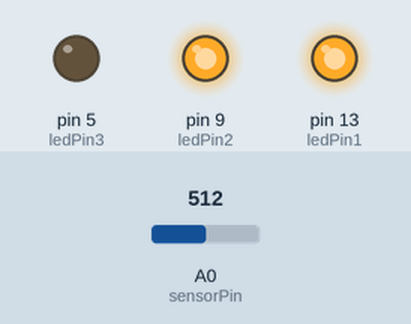
Bench run of a sketch on a simulated Arduino Uno, built with avr-gcc and run on an emulated ATmega328P. Parts: output pins drawn as LEDs (lit = HIGH). The test bench sets the inputs (shaded band); at power-on: A0 (sensorPin) = 512.

Above: at 1.2 s.
1.3 s: A0 (sensorPin) set to 716
At 1.6 s:
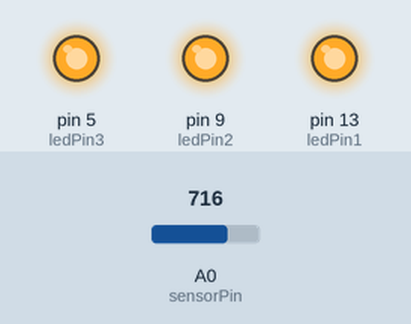
2.8 s: A0 (sensorPin) set to 122
At 4.0 s:
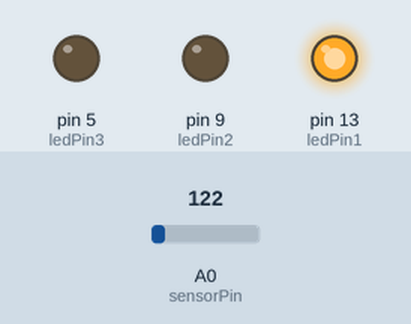
4.3 s: A0 (sensorPin) set to 0
At 5.1 s:
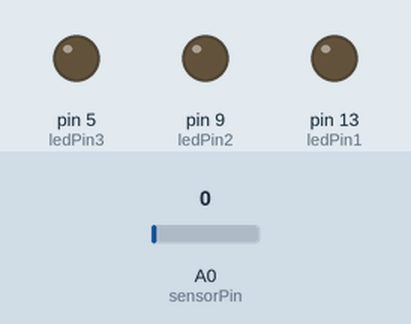
5.8 s: A0 (sensorPin) set to 306
At 6.3 s:
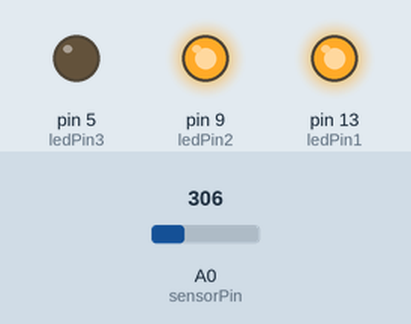
7.3 s: A0 (sensorPin) set to 511
At 8.6 s:
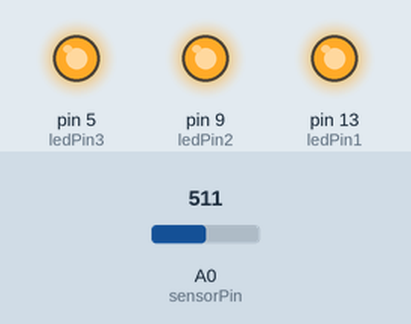
Timing chart, 0 to 9.8 s (numbered marks = the images above; inputs shaded):
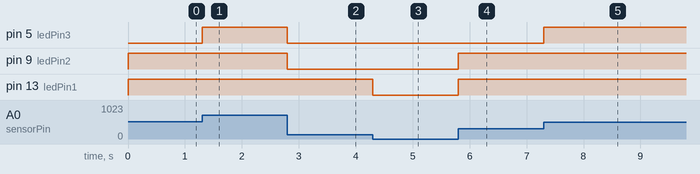

The sketch:

fade.ino
```cpp
int sensorPin = A0;    // select the input pin for the potentiometer
int ledPin1 = 13;
int ledPin2 = 9;
int ledPin3 = 5;// select the pin for the LED
int sensorValue = 0;  // variable to store the value coming from the sensor

void setup() {
  // declare the ledPin as an OUTPUT:
  pinMode(ledPin1, OUTPUT);
  pinMode(ledPin2, OUTPUT);
pinMode(ledPin3, OUTPUT);
}
void loop() {
  // read the value from the sensor:
  sensorValue = analogRead(sensorPin);
  // turn the ledPin on
 if (sensorValue < 1023/4) {
    digitalWrite(ledPin1, sensorValue);
    digitalWrite(ledPin2, LOW);
    digitalWrite(ledPin3, LOW);
}

 if (sensorValue >= 1023/4 && sensorValue < 1023/2) {
    digitalWrite(ledPin1, HIGH);
    digitalWrite(ledPin2, sensorValue);
    digitalWrite(ledPin3, LOW);
}

if (sensorValue >= 1023/2 && sensorValue < 1023*3/4) {
    digitalWrite(ledPin1, HIGH);
    digitalWrite(ledPin2, HIGH);
    digitalWrite(ledPin3, sensorValue);
}
  if (sensorValue >= 1023*3/4) {
    digitalWrite(ledPin1, HIGH);
    digitalWrite(ledPin2, HIGH);
    digitalWrite(ledPin3, sensorValue);
}
}
```

Measured:
- after the input at 1.3 s, pin 5 (ledPin3): LOW → HIGH at once
- after the input at 2.8 s, pin 5 (ledPin3), pin 9 (ledPin2): HIGH → LOW at once
- after the input at 4.3 s, pin 13 (ledPin1): HIGH → LOW at once
- after the input at 5.8 s, pin 9 (ledPin2), pin 13 (ledPin1): LOW → HIGH at once
- after the input at 7.3 s, pin 5 (ledPin3): LOW → HIGH at once
